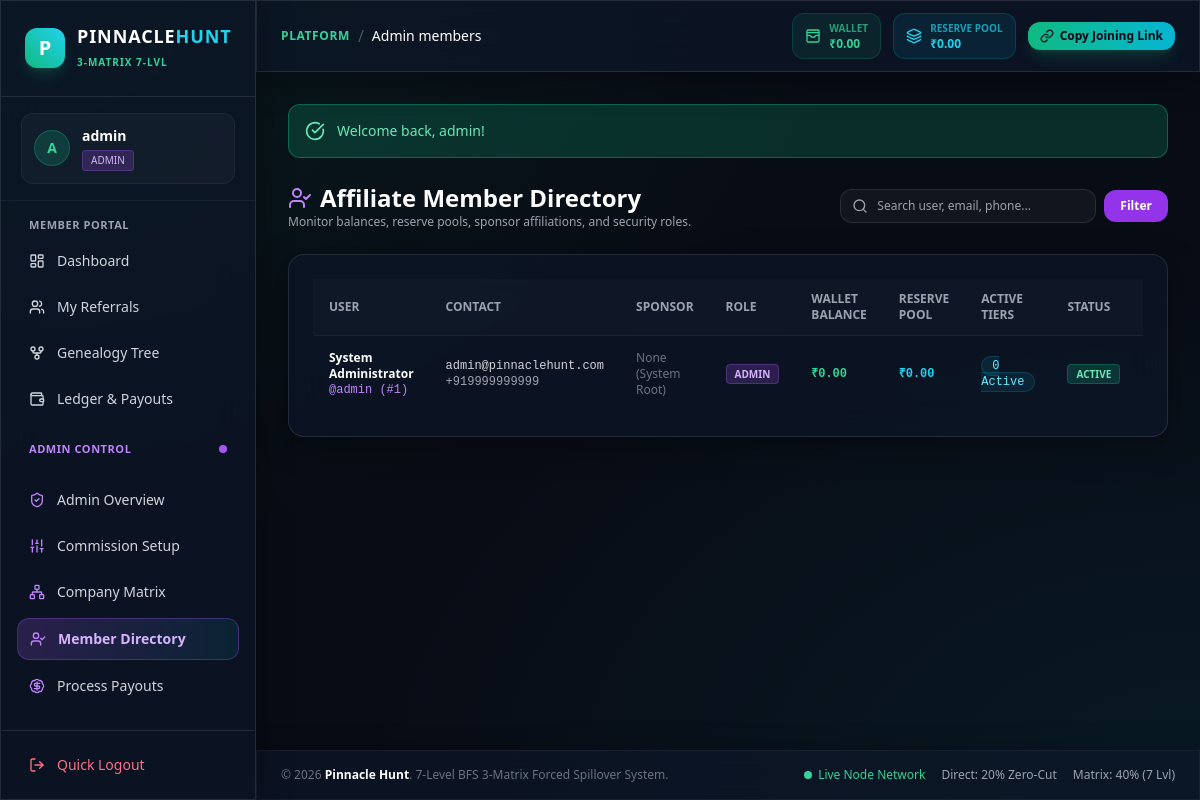
The app's page /?page=admin_members (signed in), older data.
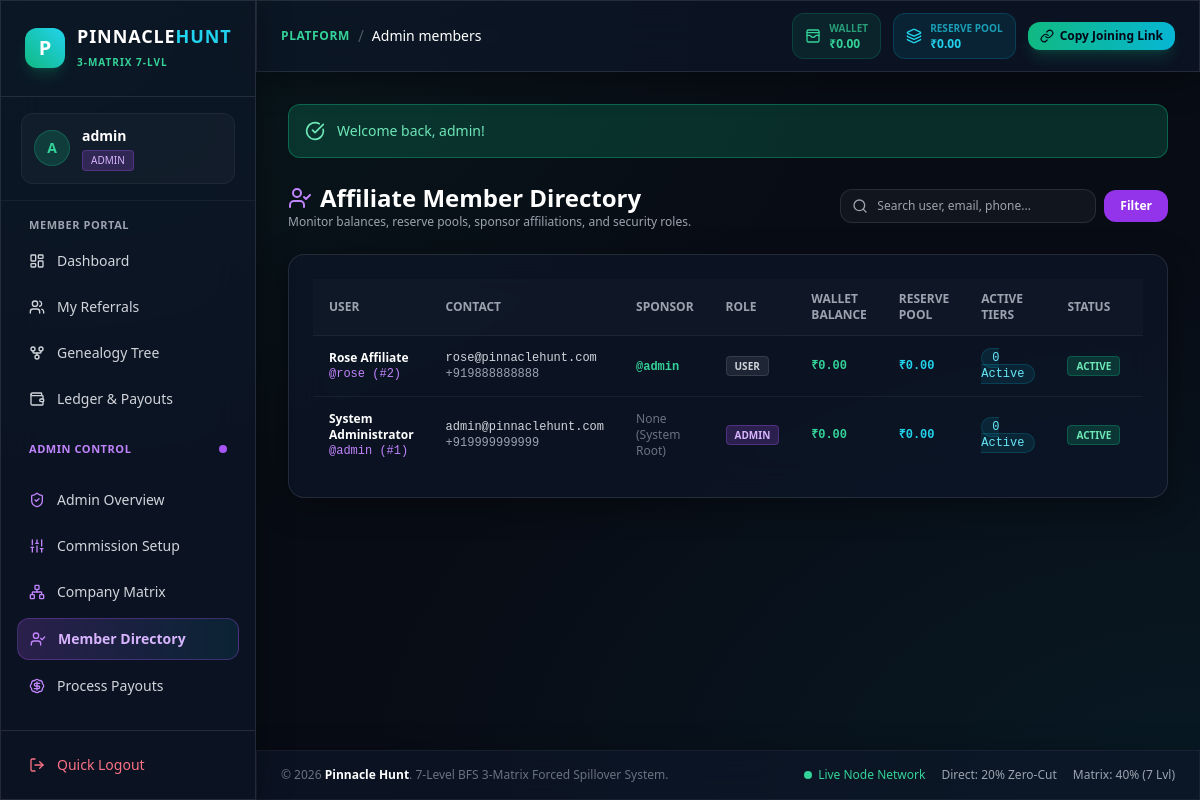
The same page, newer data.
### tables this page shows
CREATE TABLE users (
    id INT UNSIGNED AUTO_INCREMENT PRIMARY KEY,
    username VARCHAR(50) NOT NULL UNIQUE,
    email VARCHAR(100) NOT NULL UNIQUE,
    password VARCHAR(255) NOT NULL,
    full_name VARCHAR(100) NOT NULL,
    phone VARCHAR(20) NOT NULL,
    role ENUM('user', 'admin') NOT NULL DEFAULT 'user',
    sponsor_id INT UNSIGNED NULL,
    wallet_balance DECIMAL(15, 2) NOT NULL DEFAULT 0.00,
    reserve_balance DECIMAL(15, 2) NOT NULL DEFAULT 0.00,
    status ENUM('active', 'inactive', 'suspended') NOT NULL DEFAULT 'active',
    created_at TIMESTAMP DEFAULT CURRENT_TIMESTAMP,
    CONSTRAINT fk_users_sponsor FOREIGN KEY (sponsor_id) REFERENCES users(id) ON DELETE SET NULL
);

### views/admin/members.php (the view, shortened to what the rows shown need)
<?php
require_once __DIR__ . '/../layouts/header.php';
$pdo = Database::getConnection();
$search = trim($_GET['search'] ?? '');
$sql = "
    SELECT u.*, s.username as sponsor_name,
        COUNT(up.id) as active_pkg_count
    FROM users u
    LEFT JOIN users s ON u.sponsor_id = s.id
    LEFT JOIN user_packages up ON u.id = up.user_id AND up.status = 'active'
";
$sql .= " GROUP BY u.id ORDER BY u.id DESC LIMIT 100";
$stmt = $pdo->prepare($sql);
if (!empty($search)) {
    $param = "%{$search}%";
    $stmt->execute([$param, $param, $param, $param]);
} else {
    $stmt->execute();
}
$members = $stmt->fetchAll();
?>
<div class="mb-6 flex flex-col sm:flex-row sm:items-center justify-between gap-4">
    <div>
        <h2 class="text-2xl font-black text-white flex items-center space-x-2">
            <i data-lucide="user-check" class="w-6 h-6 text-purple-400"></i>
            <span>Affiliate Member Directory</span>
        </h2>
    </div>
</div>
<div class="glass-panel rounded-2xl p-6 border border-white/10">
    <div class="overflow-x-auto">
        <table class="w-full text-left text-sm text-gray-300">
            <thead class="text-xs text-gray-400 uppercase bg-white/[0.02] border-b border-white/5">
                <tr>
                    <th class="py-3 px-4">User</th>
                    <th class="py-3 px-4">Contact</th>
                    <th class="py-3 px-4">Sponsor</th>
                    <th class="py-3 px-4">Role</th>
                    <th class="py-3 px-4">Wallet Balance</th>
                    <th class="py-3 px-4">Reserve Pool</th>
                    <th class="py-3 px-4">Active Tiers</th>
                    <th class="py-3 px-4">Status</th>
                    <th class="py-3 px-4">Joined Date</th>
                </tr>
            </thead>
            <tbody class="divide-y divide-white/5 text-xs">
                <?php if (empty($members)): ?>
                    <tr>
                        <td colspan="9" class="py-8 text-center text-gray-500">No member records found matching criteria.</td>
                    </tr>
                <?php else: ?>
                    <?php foreach ($members as $m): ?>
                        <tr>
                            <td class="py-3.5 px-4">
                                <div class="font-bold text-white"><?= htmlspecialchars($m['full_name']) ?></div>
                                <div class="text-purple-400 font-mono">@<?= htmlspecialchars($m['username']) ?> (#<?= $m['id'] ?>)</div>
                            </td>
                            <td class="py-3.5 px-4 font-mono">
                                <div><?= htmlspecialchars($m['email']) ?></div>
                                <div class="text-gray-400"><?= htmlspecialchars($m['phone']) ?></div>
                            </td>
                            <td class="py-3.5 px-4">
                                <?php if ($m['sponsor_name']): ?>
                                    <span class="text-emerald-400 font-mono font-semibold">@<?= htmlspecialchars($m['sponsor_name']) ?></span>
                                <?php else: ?>
                                    <span class="text-gray-500">None (System Root)</span>
                                <?php endif; ?>
                            </td>
                            <td class="py-3.5 px-4">
                                <span class="px-2 py-0.5 rounded text-[10px] font-semibold <?= $m['role'] === 'admin' ? 'bg-purple-500/20 text-purple-300 border border-purple-500/30' : 'bg-gray-500/20 text-gray-300 border border-gray-500/30' ?>">
                                    <?= strtoupper($m['role']) ?>
                                </span>
                            </td>
                            <td class="py-3.5 px-4 font-mono font-bold text-emerald-400">
                                ₹<?= number_format((float)$m['wallet_balance'], 2) ?>
                            </td>
                            <td class="py-3.5 px-4 font-mono font-bold text-cyan-400">
                                ₹<?= number_format((float)$m['reserve_balance'], 2) ?>
                            </td>
                            <td class="py-3.5 px-4 font-mono">
                                <span class="px-2.5 py-0.5 rounded-full bg-cyan-500/10 text-cyan-300 border border-cyan-500/20">
                                    <?= $m['active_pkg_count'] ?> Active
                                </span>
                            </td>
                            <td class="py-3.5 px-4">
                                <span class="px-2 py-0.5 rounded text-[10px] font-semibold bg-emerald-500/20 text-emerald-300 border border-emerald-500/30">
                                    <?= strtoupper($m['status']) ?>
                                </span>
                            </td>
                            <td class="py-3.5 px-4 text-gray-400 font-sans">
                            </td>
                        </tr>
                    <?php endforeach; ?>
                <?php endif; ?>
            </tbody>
        </table>
    </div>
</div>
<?php require_once __DIR__ . '/../layouts/footer.php'; ?>

### views/layouts/header.php (shortened to what the rows shown need)
<?php
$user = AuthService::getCurrentUser();
$currentPage = $_GET['page'] ?? 'dashboard';
?>
<!DOCTYPE html>
<html lang="en" class="dark">
<head>
    <script src="https://cdn.tailwindcss.com"></script>
</head>
<body class="min-h-screen antialiased flex flex-col">
<?php if ($user): ?>
    <aside id="sidebar" class="w-64 fixed left-0 top-0 bottom-0 z-50 glass-panel border-r border-white/10 flex flex-col transition-transform duration-300 -translate-x-full md:translate-x-0">
        <div class="px-6 py-6 border-b border-white/10 flex items-center justify-between">
            <a href="?page=dashboard" class="flex items-center space-x-3">
                <div class="w-10 h-10 rounded-xl bg-gradient-to-tr from-emerald-500 to-cyan-400 flex items-center justify-center font-black text-white text-xl shadow-lg shadow-emerald-500/20">
                    P
                </div>
                <div>
                    <div class="font-extrabold tracking-wider text-white text-lg leading-tight">PINNACLE<span class="text-cyan-400">HUNT</span></div>
                    <span class="text-[10px] text-emerald-400 font-semibold uppercase tracking-widest">3-Matrix 7-Lvl</span>
                </div>
            </a>
        </div>
        <div class="px-5 py-4 border-b border-white/5">
            <div class="p-3 rounded-xl bg-white/[0.03] border border-white/5 flex items-center space-x-3">
                <div class="w-9 h-9 rounded-full bg-emerald-500/20 border border-emerald-500/30 flex items-center justify-center font-bold text-emerald-400 text-sm">
                    <?= strtoupper(substr($user['username'], 0, 1)) ?>
                </div>
                <div class="overflow-hidden">
                    <p class="text-sm font-semibold text-white truncate"><?= htmlspecialchars($user['username']) ?></p>
                    <span class="inline-flex items-center px-2 py-0.5 rounded text-[10px] font-medium <?= $user['role'] === 'admin' ? 'bg-purple-500/20 text-purple-300 border border-purple-500/30' : 'bg-emerald-500/20 text-emerald-300 border border-emerald-500/30' ?>">
                        <?= strtoupper($user['role']) ?>
                    </span>
                </div>
            </div>
        </div>
        <nav class="flex-1 px-4 py-4 space-y-1.5 overflow-y-auto">
            <div class="text-[11px] font-semibold text-gray-400 uppercase tracking-wider px-3 mb-2">Member Portal</div>
            <a href="?page=dashboard" class="flex items-center space-x-3 px-3 py-2.5 rounded-xl text-sm font-medium transition <?= $currentPage === 'dashboard' ? 'bg-gradient-to-r from-emerald-500/20 to-cyan-500/10 text-emerald-300 border border-emerald-500/30 font-semibold' : 'text-gray-300 hover:bg-white/5 hover:text-white' ?>">
                <i data-lucide="layout-dashboard" class="w-4 h-4"></i>
                <span>Dashboard</span>
            </a>
            <a href="?page=referrals" class="flex items-center space-x-3 px-3 py-2.5 rounded-xl text-sm font-medium transition <?= $currentPage === 'referrals' ? 'bg-gradient-to-r from-emerald-500/20 to-cyan-500/10 text-emerald-300 border border-emerald-500/30 font-semibold' : 'text-gray-300 hover:bg-white/5 hover:text-white' ?>">
                <i data-lucide="users" class="w-4 h-4"></i>
                <span>My Referrals</span>
            </a>
            <a href="?page=genealogy" class="flex items-center space-x-3 px-3 py-2.5 rounded-xl text-sm font-medium transition <?= $currentPage === 'genealogy' ? 'bg-gradient-to-r from-emerald-500/20 to-cyan-500/10 text-emerald-300 border border-emerald-500/30 font-semibold' : 'text-gray-300 hover:bg-white/5 hover:text-white' ?>">
                <i data-lucide="git-fork" class="w-4 h-4"></i>
                <span>Genealogy Tree</span>
            </a>
            <a href="?page=ledger" class="flex items-center space-x-3 px-3 py-2.5 rounded-xl text-sm font-medium transition <?= $currentPage === 'ledger' ? 'bg-gradient-to-r from-emerald-500/20 to-cyan-500/10 text-emerald-300 border border-emerald-500/30 font-semibold' : 'text-gray-300 hover:bg-white/5 hover:text-white' ?>">
                <i data-lucide="wallet" class="w-4 h-4"></i>
                <span>Ledger & Payouts</span>
            </a>
            <?php if ($user['role'] === 'admin'): ?>
                <div class="pt-4 pb-2">
                    <div class="text-[11px] font-semibold text-purple-400 uppercase tracking-wider px-3 mb-2 flex items-center justify-between">
                        <span>Admin Control</span>
                        <span class="w-2 h-2 rounded-full bg-purple-500 animate-pulse"></span>
                    </div>
                </div>
                <a href="?page=admin_dashboard" class="flex items-center space-x-3 px-3 py-2.5 rounded-xl text-sm font-medium transition <?= $currentPage === 'admin_dashboard' ? 'bg-gradient-to-r from-purple-500/20 to-cyan-500/10 text-purple-300 border border-purple-500/30 font-semibold' : 'text-gray-300 hover:bg-white/5 hover:text-white' ?>">
                    <i data-lucide="shield-check" class="w-4 h-4 text-purple-400"></i>
                    <span>Admin Overview</span>
                </a>
                <a href="?page=admin_settings" class="flex items-center space-x-3 px-3 py-2.5 rounded-xl text-sm font-medium transition <?= $currentPage === 'admin_settings' ? 'bg-gradient-to-r from-purple-500/20 to-cyan-500/10 text-purple-300 border border-purple-500/30 font-semibold' : 'text-gray-300 hover:bg-white/5 hover:text-white' ?>">
                    <i data-lucide="sliders" class="w-4 h-4 text-purple-400"></i>
                    <span>Commission Setup</span>
                </a>
                <a href="?page=admin_matrix_tree" class="flex items-center space-x-3 px-3 py-2.5 rounded-xl text-sm font-medium transition <?= $currentPage === 'admin_matrix_tree' ? 'bg-gradient-to-r from-purple-500/20 to-cyan-500/10 text-purple-300 border border-purple-500/30 font-semibold' : 'text-gray-300 hover:bg-white/5 hover:text-white' ?>">
                    <i data-lucide="network" class="w-4 h-4 text-purple-400"></i>
                    <span>Company Matrix</span>
                </a>
                <a href="?page=admin_members" class="flex items-center space-x-3 px-3 py-2.5 rounded-xl text-sm font-medium transition <?= $currentPage === 'admin_members' ? 'bg-gradient-to-r from-purple-500/20 to-cyan-500/10 text-purple-300 border border-purple-500/30 font-semibold' : 'text-gray-300 hover:bg-white/5 hover:text-white' ?>">
                    <i data-lucide="user-check" class="w-4 h-4 text-purple-400"></i>
                    <span>Member Directory</span>
                </a>
                <a href="?page=admin_withdrawals" class="flex items-center space-x-3 px-3 py-2.5 rounded-xl text-sm font-medium transition <?= $currentPage === 'admin_withdrawals' ? 'bg-gradient-to-r from-purple-500/20 to-cyan-500/10 text-purple-300 border border-purple-500/30 font-semibold' : 'text-gray-300 hover:bg-white/5 hover:text-white' ?>">
                    <i data-lucide="badge-dollar-sign" class="w-4 h-4 text-purple-400"></i>
                    <span>Process Payouts</span>
                </a>
            <?php endif; ?>
        </nav>
        <div class="p-4 border-t border-white/10">
            <a href="?action=logout" class="flex items-center space-x-3 px-3 py-2 rounded-xl text-sm font-medium text-rose-400 hover:bg-rose-500/10 transition">
                <i data-lucide="log-out" class="w-4 h-4"></i>
                <span>Quick Logout</span>
            </a>
        </div>
    </aside>
    <div class="md:ml-64 flex-1 flex flex-col min-h-screen pt-14 md:pt-0">
        <header class="sticky top-0 z-30 glass-panel border-b border-white/10 px-6 py-3 flex flex-wrap items-center justify-between gap-4">
            <div class="flex items-center space-x-2">
                <span class="text-xs uppercase tracking-wider text-emerald-400 font-bold">Platform</span>
                <span class="text-gray-600">/</span>
                <span class="text-sm font-medium text-white"><?= ucfirst(str_replace('_', ' ', $currentPage)) ?></span>
            </div>
            <div class="flex items-center flex-wrap gap-3">
                <div class="flex items-center space-x-2 px-3 py-1.5 rounded-xl bg-emerald-500/10 border border-emerald-500/20 text-emerald-400">
                    <i data-lucide="wallet-cards" class="w-4 h-4"></i>
                    <div class="text-xs">
                        <span class="text-emerald-400/70 block text-[10px] uppercase font-bold">Wallet</span>
                        <span class="font-bold">₹<?= number_format((float)$user['wallet_balance'], 2) ?></span>
                    </div>
                </div>
                <div class="flex items-center space-x-2 px-3 py-1.5 rounded-xl bg-cyan-500/10 border border-cyan-500/20 text-cyan-400">
                    <i data-lucide="layers" class="w-4 h-4"></i>
                    <div class="text-xs">
                        <span class="text-cyan-400/70 block text-[10px] uppercase font-bold">Reserve Pool</span>
                        <span class="font-bold">₹<?= number_format((float)$user['reserve_balance'], 2) ?></span>
                    </div>
                </div>
                <?php
                $protocol = (!empty($_SERVER['HTTPS']) && $_SERVER['HTTPS'] !== 'off' || $_SERVER['SERVER_PORT'] == 443) ? "https://" : "http://";
                $domainName = $_SERVER['HTTP_HOST'];
                $joinLink = $protocol . $domainName . "/?page=register&ref=" . urlencode($user['username']);
                ?>
                <button onclick="copyJoinLink('<?= htmlspecialchars($joinLink) ?>')" class="inline-flex items-center space-x-1.5 px-3 py-1.5 rounded-xl bg-gradient-to-r from-emerald-500 to-cyan-500 hover:from-emerald-400 hover:to-cyan-400 text-slate-950 font-bold text-xs shadow-lg shadow-emerald-500/20 transition">
                    <i data-lucide="link" class="w-3.5 h-3.5"></i>
                    <span id="copyBtnText">Copy Joining Link</span>
                </button>
            </div>
        </header>
        <main class="flex-1 p-4 md:p-8 max-w-7xl w-full mx-auto">
            <?php if (!empty($_SESSION['flash_success'])): ?>
                <div class="mb-6 p-4 rounded-xl bg-emerald-500/20 border border-emerald-500/40 text-emerald-300 flex items-center space-x-3">
                    <i data-lucide="check-circle" class="w-5 h-5 flex-shrink-0"></i>
                    <span class="text-sm font-medium"><?= htmlspecialchars($_SESSION['flash_success']) ?></span>
                </div>
            <?php endif; ?>
<?php endif; ?>

Row changes from the older to the newer data that the page shows:
added users: full_name "Rose Affiliate", username "rose", id "2", email "rose@pinnaclehunt.com", phone "+919888888888", sponsor.username "admin", role "USER", wallet_balance "0.00", reserve_balance "0.00", active_pkg_count "0", status "ACTIVE"
